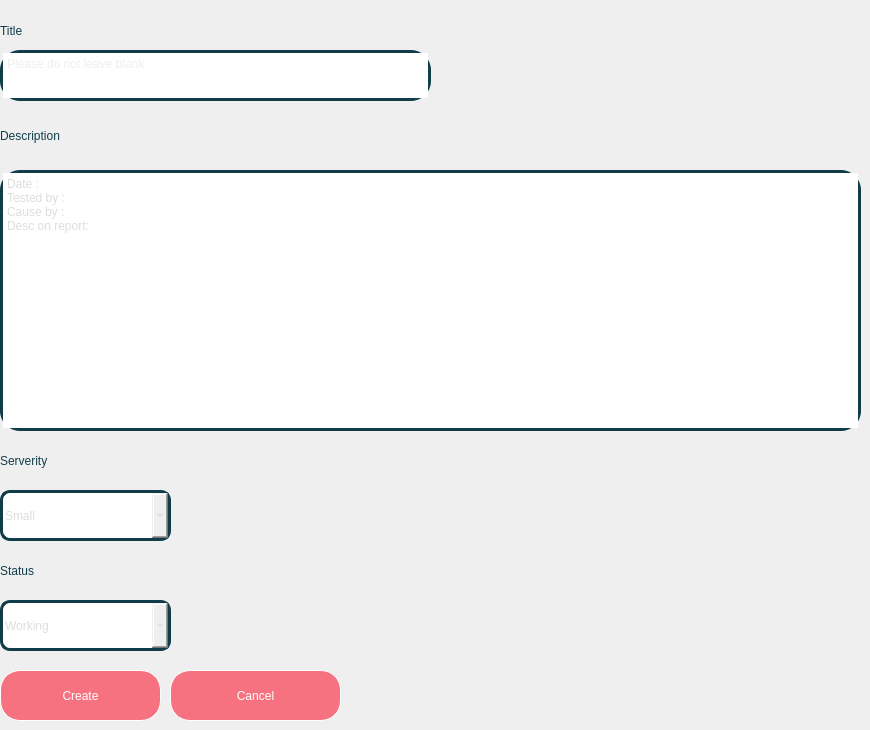
           <widget class="QWidget" name="create_bug_page">
            <widget class="QComboBox" name="create_bug_serverity_box">
             <property name="geometry">
              <rect>
               <x>0</x>
               <y>490</y>
               <width>171</width>
               <height>51</height>
              </rect>
             </property>
             <property name="styleSheet">
              <string notr="true">border:3px solid rgb(17, 60, 74);
border-radius:10px;
font: 500 italic 20pt &quot;Ubuntu&quot;;
color: rgb(221, 221, 221);</string>
             </property>
             <item>
              <property name="text">
               <string>Small</string>
              </property>
             </item>
             <item>
              <property name="text">
               <string>Normal</string>
              </property>
             </item>
             <item>
              <property name="text">
               <string>Bad</string>
              </property>
             </item>
             <item>
              <property name="text">
               <string>Extreme</string>
              </property>
             </item>
             <item>
              <property name="text">
               <string>EMEGENCY</string>
              </property>
             </item>
            </widget>
            <widget class="QLabel" name="label_16">
             <property name="geometry">
              <rect>
               <x>0</x>
               <y>110</y>
               <width>221</width>
               <height>51</height>
              </rect>
             </property>
             <property name="styleSheet">
              <string notr="true">font: 500 italic 30pt &quot;Ubuntu&quot;;
color:rgb(17, 60, 74);</string>
             </property>
             <property name="text">
              <string>Description</string>
             </property>
            </widget>
            <widget class="QLabel" name="label_17">
             <property name="geometry">
              <rect>
               <x>0</x>
               <y>10</y>
               <width>91</width>
               <height>41</height>
              </rect>
             </property>
             <property name="styleSheet">
              <string notr="true">font: 500 italic 30pt &quot;Ubuntu&quot;;
color: rgb(17, 60, 74);</string>
             </property>
             <property name="text">
              <string>Title</string>
             </property>
            </widget>
            <widget class="QComboBox" name="create_bug_status_box">
             <property name="geometry">
              <rect>
               <x>0</x>
               <y>600</y>
               <width>171</width>
               <height>51</height>
              </rect>
             </property>
             <property name="styleSheet">
              <string notr="true">border:3px solid rgb(17, 60, 74);
border-radius:10px;
font: 500 italic 20pt &quot;Ubuntu&quot;;
color: rgb(221, 221, 221);</string>
             </property>
             <item>
              <property name="text">
               <string>Working</string>
              </property>
             </item>
             <item>
              <property name="text">
               <string>Fixed</string>
              </property>
             </item>
             <item>
              <property name="text">
               <string>Revised</string>
              </property>
             </item>
             <item>
              <property name="text">
               <string>Approved</string>
              </property>
             </item>
            </widget>
            <widget class="QPushButton" name="cancel_create_bug_button">
             <property name="geometry">
              <rect>
               <x>170</x>
               <y>670</y>
               <width>171</width>
               <height>51</height>
              </rect>
             </property>
             <property name="sizePolicy">
              <sizepolicy hsizetype="Fixed" vsizetype="Fixed">
               <horstretch>0</horstretch>
               <verstretch>0</verstretch>
              </sizepolicy>
             </property>
             <property name="styleSheet">
              <string notr="true">background-color: rgb(246, 114, 128);
border-style: outset;
border-width: 1px;
border-radius: 20px;
border-color: white;
padding: 2px;
font: 700 20pt &quot;Ubuntu&quot;;
color : white;</string>
             </property>
             <property name="text">
              <string>Cancel</string>
             </property>
            </widget>
            <widget class="QPushButton" name="confirm_create_bug_button">
             <property name="geometry">
              <rect>
               <x>0</x>
               <y>670</y>
               <width>161</width>
               <height>51</height>
              </rect>
             </property>
             <property name="sizePolicy">
              <sizepolicy hsizetype="Fixed" vsizetype="Fixed">
               <horstretch>0</horstretch>
               <verstretch>0</verstretch>
              </sizepolicy>
             </property>
             <property name="styleSheet">
              <string notr="true">background-color: rgb(246, 114, 128);
border-style: outset;
border-width: 1px;
border-radius: 20px;
border-color: white;
padding: 2px;
font: 700 20pt &quot;Ubuntu&quot;;
color : white;</string>
             </property>
             <property name="text">
              <string>Create</string>
             </property>
            </widget>
            <widget class="QLabel" name="label_18">
             <property name="geometry">
              <rect>
               <x>0</x>
               <y>550</y>
               <width>131</width>
               <height>41</height>
              </rect>
             </property>
             <property name="styleSheet">
              <string notr="true">font: 500 italic 30pt &quot;Ubuntu&quot;;
color: rgb(17, 60, 74);</string>
             </property>
             <property name="text">
              <string>Status</string>
             </property>
            </widget>
            <widget class="QLabel" name="label_19">
             <property name="geometry">
              <rect>
               <x>0</x>
               <y>440</y>
               <width>181</width>
               <height>41</height>
              </rect>
             </property>
             <property name="styleSheet">
              <string notr="true">font: 500 italic 30pt &quot;Ubuntu&quot;;
color: rgb(17, 60, 74);</string>
             </property>
             <property name="text">
              <string>Serverity</string>
             </property>
            </widget>
            <widget class="QPlainTextEdit" name="create_bug_description_box">
             <property name="enabled">
              <bool>true</bool>
             </property>
             <property name="geometry">
              <rect>
               <x>0</x>
               <y>170</y>
               <width>861</width>
               <height>261</height>
              </rect>
             </property>
             <property name="styleSheet">
              <string notr="true">border:3px solid rgb(17, 60, 74);
border-radius:20px;
font: 500 italic 20pt &quot;Ubuntu&quot;;
color: rgb(221, 221, 221);</string>
             </property>
             <property name="plainText">
              <string>Date : 
Tested by :
Cause by :
Desc on report: </string>
             </property>
             <property name="placeholderText">
              <string>Enter the description here please</string>
             </property>
            </widget>
            <widget class="QPlainTextEdit" name="create_bug_title_box">
             <property name="enabled">
              <bool>true</bool>
             </property>
             <property name="geometry">
              <rect>
               <x>0</x>
               <y>50</y>
               <width>431</width>
               <height>51</height>
              </rect>
             </property>
             <property name="styleSheet">
              <string notr="true">border:3px solid rgb(17, 60, 74);
border-radius:20px;
font: 500 italic 20pt &quot;Ubuntu&quot;;
color: rgb(221, 221, 221);</string>
             </property>
             <property name="placeholderText">
              <string>Please do not leave blank</string>
             </property>
            </widget>
           </widget>
